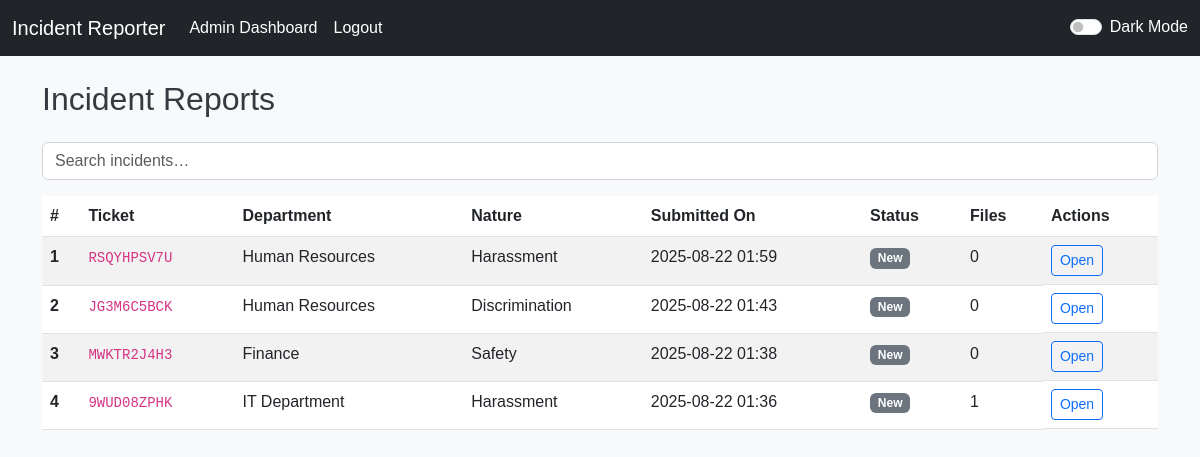
The page /admin (signed in) on the database its author committed.
### app.py (models this page shows)
class Incident(db.Model):
    id = db.Column(db.Integer, primary_key=True)
    ticket_code = db.Column(db.String(16), unique=True, index=True, nullable=False)
    user_id = db.Column(db.Integer, db.ForeignKey("user.id"), nullable=True)  # null for anonymous
    department = db.Column(db.String(120))
    nature = db.Column(db.String(120))
    description = db.Column(db.Text)
    status = db.Column(db.String(32), default="New")
    created_at = db.Column(db.DateTime, default=datetime.utcnow)
    attachments = db.relationship("Attachment", backref="incident", lazy=True, cascade="all, delete-orphan")

### app.py (the view)
@app.route("/admin")
@admin_required
def admin_dashboard():
    incs = Incident.query.order_by(Incident.created_at.desc()).all()
    return render_template("admin_dashboard.html", incidents=incs)

### app.py (called while the page is built)
def admin_required(f):
    @wraps(f)
    def wrapper(*args, **kwargs):
        if not session.get("user_id"):
            flash("Please log in.", "warning")
            return redirect(url_for("admin_login"))
        user = User.query.get(session["user_id"])
        if not user or not user.is_admin:
            abort(403)
        return f(*args, **kwargs)
    return wrapper

@app.after_request
def set_headers(resp):
    resp.headers["Referrer-Policy"] = "strict-origin-when-cross-origin"
    resp.headers["X-Content-Type-Options"] = "nosniff"
    resp.headers["X-Frame-Options"] = "DENY"
    resp.headers.setdefault(
        "Content-Security-Policy",
        "default-src 'self'; script-src 'self' https://cdn.jsdelivr.net; "
        "style-src 'self' 'unsafe-inline' https://cdn.jsdelivr.net; "
        "img-src 'self' data:; font-src https://cdn.jsdelivr.net; connect-src 'self';"
    )
    return resp

### templates/admin_dashboard.html (shortened to what this page needs)
{% extends "base.html" %}
{% block content %}
<h2 class="mb-4">Incident Reports</h2>
{% if incidents %}
<div class="table-responsive">
  <div class="mb-3">
    <input type="text" id="incident-search" class="form-control" placeholder="Search incidents…">
  </div>
  <table id="incidents-table" class="table table-striped table-hover">
    <thead>
      <tr>
        <th scope="col">#</th>
        <th scope="col">Ticket</th>
        <th scope="col">Department</th>
        <th scope="col">Nature</th>
        <th scope="col">Submitted On</th>
        <th scope="col">Status</th>
        <th scope="col">Files</th>
        <th scope="col">Actions</th>
      </tr>
    </thead>
    <tbody>
      {% for incident in incidents %}
      <tr>
        <th scope="row">{{ loop.index }}</th>
        <td><code>{{ incident.ticket_code }}</code></td>
        <td>{{ incident.department or 'N/A' }}</td>
        <td>{{ incident.nature or 'N/A' }}</td>
        <td>{{ incident.created_at.strftime('%Y-%m-%d %H:%M') }}</td>
        <td>
          <span class="badge
            {% if incident.status == 'New' %}bg-secondary
            {% elif incident.status == 'In Review' %}bg-warning text-dark
            {% elif incident.status == 'Resolved' %}bg-success
            {% else %}bg-info{% endif %}">
            {{ incident.status }}
          </span>
        </td>
        <td>
          {{ incident.attachments|length }}
        </td>
        <td class="d-flex gap-2">
          <a class="btn btn-sm btn-outline-primary" href="{{ url_for('ticket_view', ticket_code=incident.ticket_code) }}">Open</a>
        </td>
      </tr>
      {% endfor %}
    </tbody>
  </table>
</div>
{% else %}
<div class="alert alert-info" role="alert">No incident reports to display.</div>
{% endif %}
{% endblock %}

### templates/base.html (shortened to what this page needs)
<!DOCTYPE html>
<html lang="en">
<head>
    <link href="https://cdn.jsdelivr.net/npm/bootstrap@5.3.0/dist/css/bootstrap.min.css" rel="stylesheet" />
    <link rel="stylesheet" href="https://cdn.jsdelivr.net/npm/bootstrap-icons@1.11.3/font/bootstrap-icons.css" />
    <link rel="stylesheet" href="{{ url_for('static', filename='css/style.css') }}" />
</head>
<body>
    <nav class="navbar navbar-expand-lg navbar-dark bg-dark">
        <div class="container-fluid">
            <a class="navbar-brand" href="{{ url_for('index') }}">Incident Reporter</a>
            <div class="collapse navbar-collapse" id="navbarNav">
                <ul class="navbar-nav me-auto mb-2 mb-lg-0">
                    {% if 'user_id' in session %}
                        {% if session['is_admin'] %}
                            <li class="nav-item">
                                <a class="nav-link" href="{{ url_for('admin_dashboard') }}">Admin Dashboard</a>
                            </li>
                        {% endif %}
                        <li class="nav-item">
                            <a class="nav-link" href="{{ url_for('logout') }}">Logout</a>
                        </li>
                    {% endif %}
                </ul>
                <div class="form-check form-switch ms-auto">
                    <input class="form-check-input" type="checkbox" id="darkModeToggle">
                    <label class="form-check-label text-white" for="darkModeToggle">Dark Mode</label>
                </div>
            </div>
        </div>
    </nav>
    <div class="container mt-4">
        {% block content %}{% endblock %}
    </div>
</body>
</html>

### static/css/style.css (style rules this page uses)
body { font-family: Arial, sans-serif; background-color: #f8f9fa; color: #343a40; transition: background-color .3s, color .3s; }
.navbar { background-color: #007bff; }
.navbar-brand, .nav-link { color: #fff !important; }
.form-control { border-color: #ced4da; }
table { color: inherit; }
table thead th { color: #495057; border-bottom-color: #dee2e6; }
table tbody tr { background-color: #fff; }
table td { border-top-color: #dee2e6; }
a, .btn-link { color: #0d6efd; }

### rows shown on the page
Incident: ticket_code "RSQYHPSV7U", department "Human Resources", nature "Harassment", created_at "2025-08-22 01:59", status "New", attachments|length "0"
Incident: ticket_code "JG3M6C5BCK", department "Human Resources", nature "Discrimination", created_at "2025-08-22 01:43", status "New", attachments|length "0"
Incident: ticket_code "MWKTR2J4H3", department "Finance", nature "Safety", created_at "2025-08-22 01:38", status "New", attachments|length "0"
Incident: ticket_code "9WUD08ZPHK", department "IT Department", nature "Harassment", created_at "2025-08-22 01:36", status "New", attachments|length "1"
